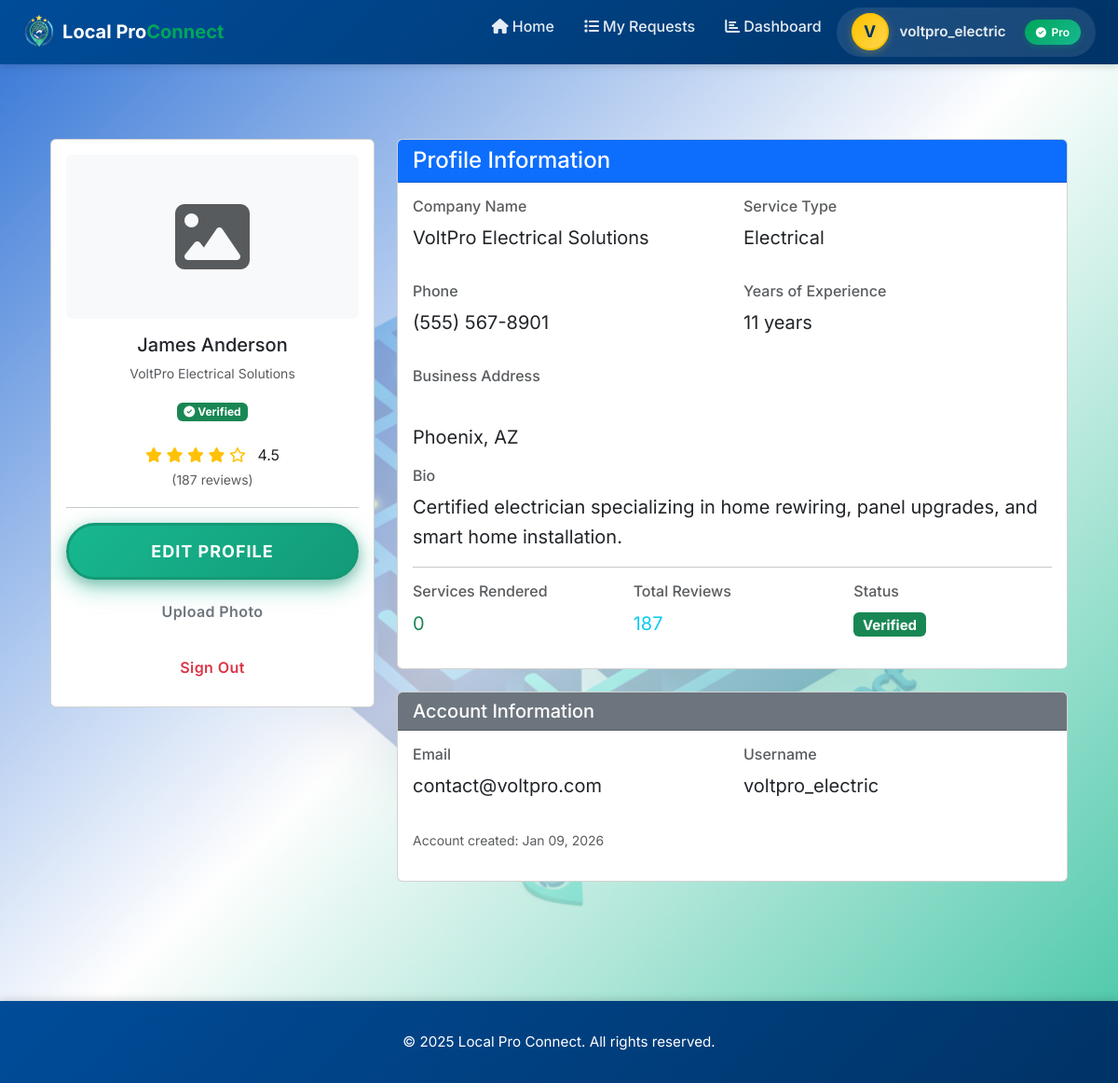
The app's page /accounts/professionals/69/ (signed in) with its own data.
### accounts/models.py (models this page shows, shortened)
class ProviderProfile(models.Model):
	SERVICE_CHOICES = [
		('plumbing', 'Plumbing'),
		('electrical', 'Electrical'),
		('carpentry', 'Carpentry'),
		('cleaning', 'Cleaning'),
		('tutoring', 'Tutoring'),
		('hvac', 'HVAC'),
		('roofing', 'Roofing'),
		('landscaping', 'Landscaping'),
		('painting', 'Painting'),
		('other', 'Other'),
	]
	user = models.OneToOneField(settings.AUTH_USER_MODEL, on_delete=models.CASCADE, related_name='provider_profile')
	company_name = models.CharField(max_length=255, blank=True)
	service_type = models.CharField(max_length=50, choices=SERVICE_CHOICES, default='other')
	phone = models.CharField(max_length=20, blank=True)
	business_address = models.CharField(max_length=255, blank=True)
	city = models.CharField(max_length=100, blank=True)
	state = models.CharField(max_length=50, blank=True)
	zip_code = models.CharField(max_length=10, blank=True)
	service_description = models.TextField(blank=True)
	bio = models.TextField(blank=True)
	profile_picture = models.ImageField(upload_to='profiles/', null=True, blank=True)
	services_rendered = models.PositiveIntegerField(default=0)
	years_experience = models.PositiveIntegerField(default=0)
	rating = models.DecimalField(max_digits=3, decimal_places=1, default=5.0)
	total_reviews = models.IntegerField(default=0)
	is_verified = models.BooleanField(default=False)
	min_price = models.DecimalField(max_digits=10, decimal_places=2, default=50.00, help_text="Minimum service price")
	max_price = models.DecimalField(max_digits=10, decimal_places=2, null=True, blank=True, help_text="Maximum service price (for display range)")
	SERVICE_RATE_CHOICES = [
		('hourly', 'Hourly'),
		('fixed', 'Fixed Price'),
		('custom', 'Custom Quote'),
	]
	service_rate = models.CharField(max_length=20, choices=SERVICE_RATE_CHOICES, default='fixed', help_text="How this provider charges for services")
	latitude = models.DecimalField(max_digits=9, decimal_places=6, null=True, blank=True, help_text="Current latitude for live tracking")
	longitude = models.DecimalField(max_digits=9, decimal_places=6, null=True, blank=True, help_text="Current longitude for live tracking")
	created_at = models.DateTimeField(auto_now_add=True)
	updated_at = models.DateTimeField(auto_now=True)
	class Meta:
		verbose_name = 'Provider Profile'
		verbose_name_plural = 'Provider Profiles'
		ordering = ['-created_at']

### accounts/views.py (the view)
# urls.py: path('professionals/<int:provider_id>/', views.provider_profile_detail, name='provider_profile_detail'),
@read_only_profile
def provider_profile_detail(request, provider_id):
    if not request.user.is_authenticated:
        return redirect('accounts:login_page')
    provider_profile = get_object_or_404(
        ProviderProfile.objects.select_related('user'),
        id=provider_id
    )
    is_own_profile = request.user == provider_profile.user
    can_edit = is_own_profile and request.user.is_authenticated
    context = {
        'provider_profile': provider_profile,
        'user': provider_profile.user,
        'is_own_profile': is_own_profile,
        'can_edit': can_edit,  # Used in template to show/hide edit buttons
        'read_only': getattr(request, 'read_only_profile', True),  # Flag for template
    }
    return render(request, 'accounts/provider_profile_detail.html', context)

### accounts/templates/accounts/provider_profile_detail.html (shortened to what this page needs)
{% extends 'base.html' %}
{% load static %}
{% block content %}
<div class="container py-5">
    <div class="row">
        <div class="col-md-4">
            <div class="card sticky-top">
                <div class="card-body text-center">
                    {% if provider_profile and provider_profile.profile_picture %}
                        <img src="{{ provider_profile.profile_picture.url }}" alt="Profile picture" class="img-fluid rounded mb-3" style="max-height: 250px; object-fit: cover;">
                    {% else %}
                        <div class="bg-light rounded mb-3 p-5">
                            <i class="fas fa-image fa-5x text-muted"></i>
                        </div>
                    {% endif %}
                    <h5>{{ user.get_full_name|default:user.username }}</h5>
                    <p class="text-muted small">{{ provider_profile.company_name }}</p>
                    {% if provider_profile.is_verified %}
                        <span class="badge bg-success mb-2">
                            <i class="fas fa-check-circle"></i> Verified
                        </span>
                    {% endif %}
                    <div class="my-3">
                        <div class="text-warning">
                            {% for i in "12345" %}
                                {% if forloop.counter <= provider_profile.rating %}
                                    <i class="fas fa-star"></i>
                                {% else %}
                                    <i class="far fa-star"></i>
                                {% endif %}
                            {% endfor %}
                            <span class="text-dark ms-2">{{ provider_profile.rating }}</span>
                        </div>
                        <small class="text-muted">({{ provider_profile.total_reviews }} reviews)</small>
                    </div>
                    <hr>
                    <div class="d-grid gap-2">
                        <a href="#editProfile" class="btn btn-primary btn-sm">Edit Profile</a>
                        <a href="#uploadPhoto" class="btn btn-outline-secondary btn-sm">Upload Photo</a>
                        <a href="/accounts/logout/" class="btn btn-outline-danger btn-sm">Sign Out</a>
                    </div>
                </div>
            </div>
        </div>
        <div class="col-md-8">
            <div class="card mb-4">
                <div class="card-header bg-primary text-white">
                    <h4 class="mb-0">Profile Information</h4>
                </div>
                <div class="card-body">
                    <div class="row mb-3">
                        <div class="col-md-6">
                            <h6 class="text-muted">Company Name</h6>
                            <p class="fs-5">{{ provider_profile.company_name }}</p>
                        </div>
                        <div class="col-md-6">
                            <h6 class="text-muted">Service Type</h6>
                            <p class="fs-5">{{ provider_profile.get_service_type_display }}</p>
                        </div>
                    </div>
                    <div class="row mb-3">
                        <div class="col-md-6">
                            <h6 class="text-muted">Phone</h6>
                            <p class="fs-5">{{ provider_profile.phone }}</p>
                        </div>
                        <div class="col-md-6">
                            <h6 class="text-muted">Years of Experience</h6>
                            <p class="fs-5">{{ provider_profile.years_experience }} years</p>
                        </div>
                    </div>
                    <div class="mb-3">
                        <h6 class="text-muted">Business Address</h6>
                        <p class="fs-5">
                            {{ provider_profile.business_address }}<br>
                            {{ provider_profile.city }}, {{ provider_profile.state }} {{ provider_profile.zip_code }}
                        </p>
                    </div>
                    <div class="mb-3">
                        <h6 class="text-muted">Bio</h6>
                        <p class="fs-5">{{ provider_profile.bio|default:"No bio added yet" }}</p>
                    </div>
                    <hr>
                    <div class="row">
                        <div class="col-md-4">
                            <h6 class="text-muted">Services Rendered</h6>
                            <p class="fs-5 text-success">{{ provider_profile.services_rendered }}</p>
                        </div>
                        <div class="col-md-4">
                            <h6 class="text-muted">Total Reviews</h6>
                            <p class="fs-5 text-info">{{ provider_profile.total_reviews }}</p>
                        </div>
                        <div class="col-md-4">
                            <h6 class="text-muted">Status</h6>
                            <p class="fs-5">
                                {% if provider_profile.is_verified %}
                                    <span class="badge bg-success">Verified</span>
                                {% else %}
                                    <span class="badge bg-warning">Pending</span>
                                {% endif %}
                            </p>
                        </div>
                    </div>
                </div>
            </div>
            <div class="card">
                <div class="card-header bg-secondary text-white">
                    <h5 class="mb-0">Account Information</h5>
                </div>
                <div class="card-body">
                    <div class="row mb-3">
                        <div class="col-md-6">
                            <h6 class="text-muted">Email</h6>
                            <p class="fs-5">{{ user.email }}</p>
                        </div>
                        <div class="col-md-6">
                            <h6 class="text-muted">Username</h6>
                            <p class="fs-5">{{ user.username }}</p>
                        </div>
                    </div>
                    <p class="text-muted small">Account created: {{ user.date_joined|date:"M d, Y" }}</p>
                </div>
            </div>
        </div>
    </div>
</div>
{% endblock %}

### templates/base.html (shortened to what this page needs)
{% load static %}
<!DOCTYPE html>
<html lang="en">
<head>
    <link href="https://cdn.jsdelivr.net/npm/bootstrap@5.3.0/dist/css/bootstrap.min.css" rel="stylesheet">
    <link href="https://cdnjs.cloudflare.com/ajax/libs/font-awesome/6.4.0/css/all.min.css" rel="stylesheet">
    <link rel="stylesheet" href="{% static 'css/request.css' %}?v=2.0">
</head>
<body>
    <nav class="navbar navbar-expand-lg navbar-dark">
        <div class="container-fluid px-4">
            <a class="navbar-brand" href="/">
                <img src="/static/assets/image/newlogo.png" alt="Local Pro Connect Logo" onerror="this.style.display='none'">
                <span class="navbar-brand-text">Local Pro<span class="highlight">Connect</span></span>
            </a>
            <div class="collapse navbar-collapse" id="navbarNav">
                <ul class="navbar-nav ms-auto">
                    <li class="nav-item">
                        <a class="nav-link" href="{% url 'accounts:home' %}"><i class="fas fa-home me-1"></i>Home</a>
                    </li>
                    {% if user.is_authenticated %}
                    {% if user.provider_profile %}
                    <li class="nav-item">
                        <a class="nav-link" href="{% url 'requests:request_list' %}"><i class="fas fa-list me-1"></i>My Requests</a>
                    </li>
                    <li class="nav-item">
                        <a class="nav-link" href="{% url 'accounts:provider_dashboard' %}"><i class="fas fa-chart-bar me-1"></i>Dashboard</a>
                    </li>
                    {% endif %}
                    <li class="nav-item dropdown profile-indicator">
                        <a class="nav-link profile-dropdown-toggle"
                           href="#"
                           id="profileDropdown"
                           role="button"
                           data-bs-toggle="dropdown"
                           aria-expanded="false"
                           aria-label="User profile menu">
                            {% if user.provider_profile.profile_picture %}
                                <img src="{{ user.provider_profile.profile_picture.url }}"
                                     alt="{{ user.username }}'s profile picture"
                                     class="profile-avatar"
                                     loading="lazy"
                                     onerror="this.style.display='none'; this.nextElementSibling.style.display='flex';">
                                <div class="profile-avatar-fallback" style="display: none;">
                                    {{ user.username|first|upper }}
                                </div>
                            {% else %}
                                <div class="profile-avatar-fallback">
                                    {{ user.username|first|upper }}
                                </div>
                            {% endif %}
                            <span class="profile-username">{{ user.username }}</span>
                            {% if user.provider_profile %}
                                <span class="provider-badge">
                                    <i class="fas fa-check-circle"></i> Pro
                                </span>
                            {% endif %}
                        </a>
                    </li>
                    {% endif %}
                </ul>
            </div>
        </div>
    </nav>
    <main class="container">
        {% block content %}{% endblock %}
    </main>
    <footer>
        <p>&copy; 2025 Local Pro Connect. All rights reserved.</p>
    </footer>
</body>
</html>

### static/css/request.css (style rules this page uses)
:root { --primary-blue: #0052CC; --primary-blue-dark: #003d99; --primary-blue-light: #0066FF; --accent-green: #17B890; --accent-green-dark: #139a77; --accent-green-light: #20D4A8; --accent-yellow: #FFC300; --accent-yellow-dark: #E6B000; --text-dark: #2C3E50; --text-medium: #4A5568; --text-light: #6B7280; --light-blue: #E8F0FE; --light-green: #E8F5F0; --light-gray: #F5F5F5; --border-gray: #E8E8E8; --border-focus: #D1D5DB; --white: #FFFFFF; --error-red: #e74c3c; --success-green: #10B981; --spacing-xs: 4px; --spacing-sm: 8px; --spacing-md: 16px; --spacing-lg: 24px; --spacing-xl: 32px; --spacing-xxl: 48px; --radius-sm: 8px; --radius-md: 12px; --radius-lg: 16px; --radius-xl: 20px; --radius-full: 999px; --shadow-xs: 0 1px 2px rgba(0, 0, 0, 0.04); --shadow-sm: 0 2px 4px rgba(0, 0, 0, 0.06), 0 1px 2px rgba(0, 0, 0, 0.03); --shadow-md: 0 4px 12px rgba(0, 0, 0, 0.08), 0 2px 4px rgba(0, 0, 0, 0.04); --shadow-lg: 0 10px 30px rgba(0, 0, 0, 0.12), 0 4px 8px rgba(0, 0, 0, 0.06); --shadow-xl: 0 20px 40px rgba(0, 0, 0, 0.15), 0 8px 16px rgba(0, 0, 0, 0.08); --shadow-inner: inset 0 2px 4px rgba(0, 0, 0, 0.04); --focus-ring-blue: 0 0 0 3px rgba(0, 82, 204, 0.12), 0 0 0 1px var(--primary-blue); --focus-ring-green: 0 0 0 3px rgba(23, 184, 144, 0.15), 0 0 0 1px var(--accent-green); --transition-fast: 150ms cubic-bezier(0.4, 0, 0.2, 1); --transition-normal: 300ms cubic-bezier(0.4, 0, 0.2, 1); --transition-slow: 500ms cubic-bezier(0.4, 0, 0.2, 1); --transition-bounce: 400ms cubic-bezier(0.68, -0.55, 0.265, 1.55); }
* { box-sizing: border-box; }
body { font-family: 'Inter', -apple-system, BlinkMacSystemFont, 'Segoe UI', 'Roboto', sans-serif; background: linear-gradient(135deg, rgba(0, 82, 204, 0.8) 0%, rgba(255, 255, 255, 0.7) 50%, rgba(23, 184, 144, 0.8) 100%), url('/static/assets/image/Gemini_Generated_Image_10go4k10go4k10go.png'); background-size: cover; background-position: center; background-attachment: fixed; margin: 0; padding: 0; color: var(--text-dark); line-height: 1.6; min-height: 100vh; -webkit-font-smoothing: antialiased; -moz-osx-font-smoothing: grayscale; }
.btn { flex: 1; padding: 14px var(--spacing-xl); border: none; border-radius: var(--radius-full); font-size: 16px; font-weight: 600; cursor: pointer; transition: all var(--transition-normal); display: inline-flex; align-items: center; justify-content: center; gap: var(--spacing-sm); text-decoration: none; font-family: inherit; text-transform: none; letter-spacing: 0.4px; position: relative; overflow: hidden; }
.btn::before { content: ''; position: absolute; top: 50%; left: 50%; width: 0; height: 0; border-radius: 50%; background: rgba(255, 255, 255, 0.3); transform: translate(-50%, -50%); transition: width 0.6s, height 0.6s; }
.btn-primary { background: linear-gradient(135deg, var(--accent-green) 0%, var(--accent-green-dark) 100%); color: var(--white); box-shadow: 0 8px 24px rgba(23, 184, 144, 0.5), 0 4px 12px rgba(0, 0, 0, 0.2); border: 3px solid var(--accent-green-dark); font-size: 18px; font-weight: 700; text-transform: uppercase; letter-spacing: 1px; }

### records on screen
ProviderProfile: company_name "VoltPro Electrical Solutions", rating "4.5", total_reviews "187", service_type "Electrical", phone "(555) 567-8901", years_experience "11", city "Phoenix", state "AZ", bio "Certified electrician specializing in home rewiring, panel upgrades, and smart home installation.", services_rendered "0"

### other values on screen
{{ user.username|first|upper }} "V"
{{ user.username }} "voltpro_electric"
{{ user.get_full_name|default:user.username }} "James Anderson"
{{ user.email }} "contact@voltpro.com"
{{ user.date_joined|date:"M d, Y" }} "Jan 09, 2026"
